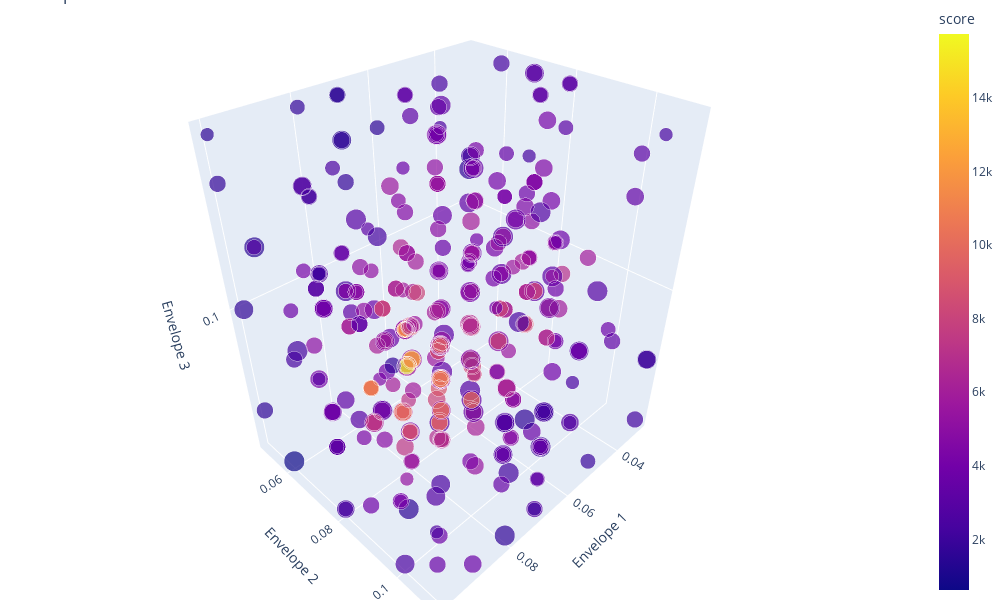

This figure's notebook cell:
### Code cell
# Exploration 3D
import plotly.express as px

# Extraire les informations des Trials
results_df = pd.DataFrame({
    'ma_base_window': [trial['misc']['vals']['ma_base_window'][0] + index_np_arrange for trial in trials.trials],
    'envelope_1': [round(trial['misc']['vals']['envelope_1'][0], 2) for trial in trials.trials],
    'envelope_2': [round(trial['misc']['vals']['envelope_2'][0], 2) for trial in trials.trials],
    'envelope_3': [round(trial['misc']['vals']['envelope_3'][0], 2) for trial in trials.trials],
    'envelope_4': [round(trial['misc']['vals']['envelope_4'][0], 2) for trial in trials.trials],
    'score': [-trial['result']['loss'] for trial in trials.trials]
})

# Convertir les indices des enveloppes en valeurs réelles
results_df['envelope_1'] = results_df['envelope_1'].apply(lambda idx: range_envelope_1[idx])
results_df['envelope_2'] = results_df['envelope_2'].apply(lambda idx: range_envelope_2[idx])
results_df['envelope_3'] = results_df['envelope_3'].apply(lambda idx: range_envelope_3[idx])
results_df['envelope_4'] = results_df['envelope_4'].apply(lambda idx: range_envelope_4[idx])

# Créer une heatmap interactive avec Plotly
fig = px.scatter_3d(results_df,
                    x='envelope_1',
                    y='envelope_2',
                    z='envelope_3',
                    color='score',
                    size='ma_base_window',
                    labels={'envelope_1': 'Envelope 1', 'envelope_2': 'Envelope 2', 'envelope_3': 'Envelope 3', 'envelope_4': 'Envelope 4'},
                    title='Optimisation des Paramètres',
                    opacity=0.7,
                    hover_name='score')

# Augmenter la hauteur de la heatmap
fig.update_layout(scene=dict(aspectmode='data'),
                  margin=dict(r=0, l=0, b=0, t=0),
                  height=600, width=1000 )

# Afficher la figure interactive
fig.show()

### Figure 1 — Plotly figure (JSON) as saved in the notebook; plotly's stock layout.template omitted (floating-point values rounded to 4 significant figures; data arrays with more than 128 entries replaced by an {"elided": "..."} marker saying what was removed)
{"data": [{"hovertemplate": "<b>%{hovertext}</b><br><br>Envelope 1=%{x}<br>Envelope 2=%{y}<br>Envelope 3=%{z}<br>ma_base_window=%{marker.size}<br>score=%{marker.color}<extra></extra>", "hovertext": {"elided": "500 float values"}, "legendgroup": "", "marker": {"color": {"elided": "500 float values"}, "coloraxis": "coloraxis", "opacity": 0.7, "size": {"elided": "500 int values"}, "sizemode": "area", "sizeref": 0.0225, "symbol": "circle"}, "mode": "markers", "name": "", "scene": "scene", "showlegend": false, "type": "scatter3d", "x": {"elided": "500 float values"}, "y": {"elided": "500 float values"}, "z": {"elided": "500 float values"}}], "layout": {"coloraxis": {"colorbar": {"title": {"text": "score"}}, "colorscale": [[0, "#0d0887"], [0.1111, "#46039f"], [0.2222, "#7201a8"], [0.3333, "#9c179e"], [0.4444, "#bd3786"], [0.5556, "#d8576b"], [0.6667, "#ed7953"], [0.7778, "#fb9f3a"], [0.8889, "#fdca26"], [1, "#f0f921"]]}, "height": 600, "legend": {"itemsizing": "constant", "tracegroupgap": 0}, "margin": {"b": 0, "l": 0, "r": 0, "t": 0}, "scene": {"aspectmode": "data", "domain": {"x": [0, 1], "y": [0, 1]}, "xaxis": {"title": {"text": "Envelope 1"}}, "yaxis": {"title": {"text": "Envelope 2"}}, "zaxis": {"title": {"text": "Envelope 3"}}}, "title": {"text": "Optimisation des Paramètres"}, "width": 1000}}
